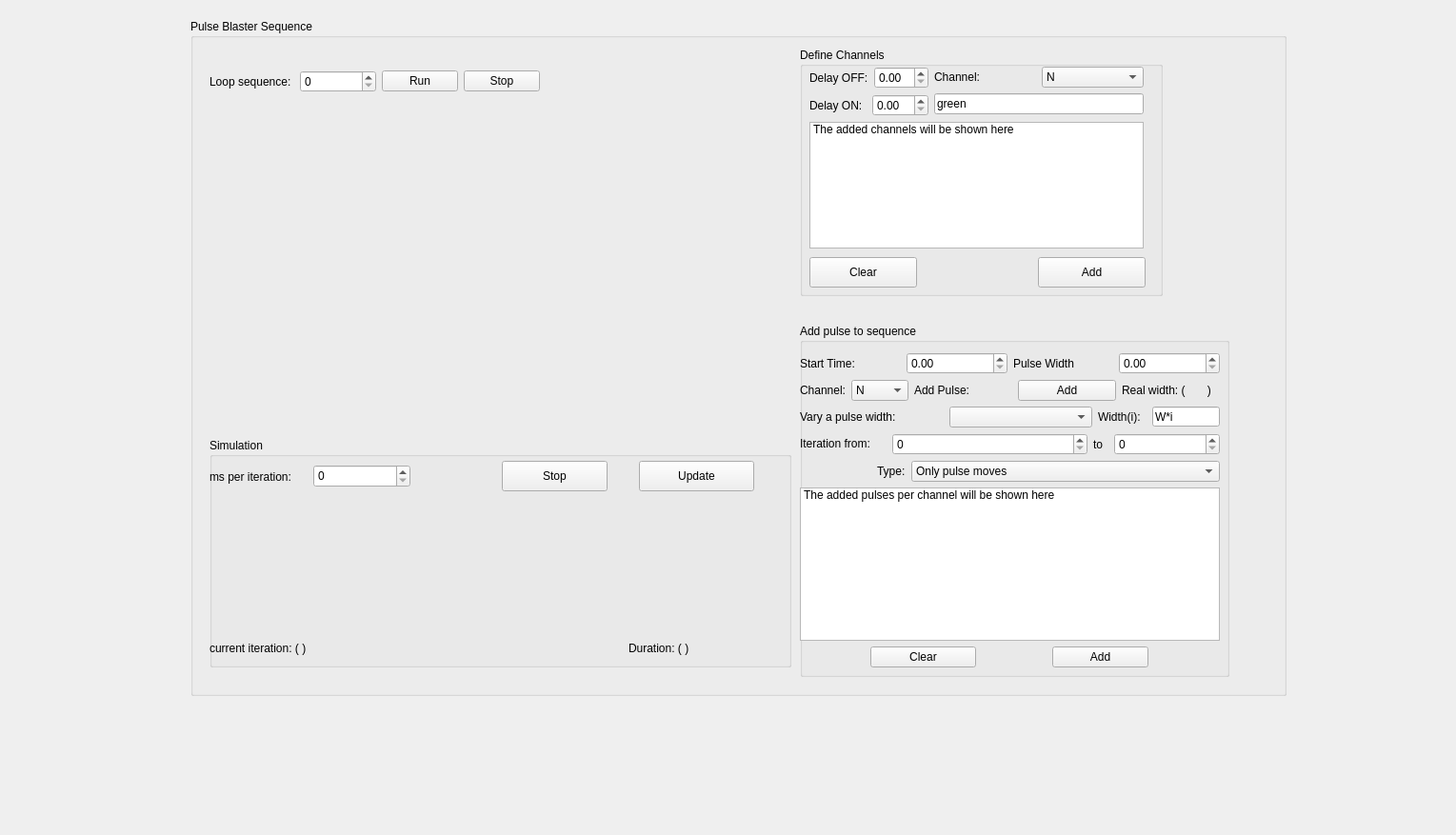
<?xml version="1.0" encoding="UTF-8"?>
<ui version="4.0">
 <class>Form</class>
 <widget class="QWidget" name="Form">
  <property name="geometry">
   <rect>
    <x>0</x>
    <y>0</y>
    <width>1529</width>
    <height>877</height>
   </rect>
  </property>
  <property name="windowTitle">
   <string>Form</string>
  </property>
  <widget class="QGroupBox" name="Sequence_Creation">
   <property name="geometry">
    <rect>
     <x>200</x>
     <y>20</y>
     <width>1151</width>
     <height>711</height>
    </rect>
   </property>
   <property name="title">
    <string>Pulse Blaster Sequence</string>
   </property>
   <widget class="PlotWidget" name="Sequence_Diagram" native="true">
    <property name="geometry">
     <rect>
      <x>20</x>
      <y>150</y>
      <width>591</width>
      <height>191</height>
     </rect>
    </property>
   </widget>
   <widget class="QGroupBox" name="Define_Pulse">
    <property name="geometry">
     <rect>
      <x>640</x>
      <y>320</y>
      <width>451</width>
      <height>371</height>
     </rect>
    </property>
    <property name="title">
     <string>Add pulse to sequence</string>
    </property>
    <widget class="QWidget" name="verticalLayoutWidget">
     <property name="geometry">
      <rect>
       <x>0</x>
       <y>30</y>
       <width>441</width>
       <height>331</height>
      </rect>
     </property>
     <layout class="QVBoxLayout" name="verticalLayout">
      <item>
       <layout class="QHBoxLayout" name="horizontalLayout">
        <item>
         <widget class="QLabel" name="label">
          <property name="text">
           <string>Start Time:</string>
          </property>
         </widget>
        </item>
        <item>
         <widget class="QDoubleSpinBox" name="StartTime"/>
        </item>
        <item>
         <widget class="QLabel" name="label_2">
          <property name="text">
           <string>Pulse Width</string>
          </property>
         </widget>
        </item>
        <item>
         <widget class="QDoubleSpinBox" name="Puls_Width"/>
        </item>
       </layout>
      </item>
      <item>
       <layout class="QHBoxLayout" name="horizontalLayout_2">
        <item>
         <layout class="QHBoxLayout" name="horizontalLayout_3">
          <item>
           <widget class="QLabel" name="label_3">
            <property name="text">
             <string>Channel:</string>
            </property>
           </widget>
          </item>
          <item>
           <widget class="QComboBox" name="Channel_Pulse">
            <item>
             <property name="text">
              <string>N</string>
             </property>
            </item>
            <item>
             <property name="text">
              <string>PB0</string>
             </property>
            </item>
            <item>
             <property name="text">
              <string>PB1</string>
             </property>
            </item>
            <item>
             <property name="text">
              <string>PB2</string>
             </property>
            </item>
            <item>
             <property name="text">
              <string>PB3</string>
             </property>
            </item>
            <item>
             <property name="text">
              <string>PB4</string>
             </property>
            </item>
            <item>
             <property name="text">
              <string>PB5</string>
             </property>
            </item>
            <item>
             <property name="text">
              <string>PB6</string>
             </property>
            </item>
            <item>
             <property name="text">
              <string>PB7</string>
             </property>
            </item>
            <item>
             <property name="text">
              <string>PB8</string>
             </property>
            </item>
            <item>
             <property name="text">
              <string>PB9</string>
             </property>
            </item>
            <item>
             <property name="text">
              <string>PB10</string>
             </property>
            </item>
            <item>
             <property name="text">
              <string>PB11</string>
             </property>
            </item>
            <item>
             <property name="text">
              <string>PB12</string>
             </property>
            </item>
            <item>
             <property name="text">
              <string>PB13</string>
             </property>
            </item>
            <item>
             <property name="text">
              <string>PB14</string>
             </property>
            </item>
            <item>
             <property name="text">
              <string>PB15</string>
             </property>
            </item>
            <item>
             <property name="text">
              <string>PB16</string>
             </property>
            </item>
            <item>
             <property name="text">
              <string>PB17</string>
             </property>
            </item>
            <item>
             <property name="text">
              <string>PB18</string>
             </property>
            </item>
            <item>
             <property name="text">
              <string>PB19</string>
             </property>
            </item>
            <item>
             <property name="text">
              <string>PB20</string>
             </property>
            </item>
           </widget>
          </item>
         </layout>
        </item>
        <item>
         <widget class="QLabel" name="label_9">
          <property name="text">
           <string>Add Pulse:</string>
          </property>
         </widget>
        </item>
        <item>
         <widget class="QPushButton" name="Add_Pulse">
          <property name="text">
           <string>Add</string>
          </property>
         </widget>
        </item>
        <item>
         <widget class="QLabel" name="real_width">
          <property name="text">
           <string>Real width: (       )</string>
          </property>
         </widget>
        </item>
       </layout>
      </item>
      <item>
       <layout class="QHBoxLayout" name="horizontalLayout_11">
        <item>
         <widget class="QLabel" name="label_10">
          <property name="text">
           <string>Vary a pulse width:</string>
          </property>
         </widget>
        </item>
        <item>
         <widget class="QComboBox" name="Pulses_box"/>
        </item>
        <item>
         <widget class="QLabel" name="label_7">
          <property name="maximumSize">
           <size>
            <width>51</width>
            <height>24</height>
           </size>
          </property>
          <property name="text">
           <string>Width(i):</string>
          </property>
         </widget>
        </item>
        <item>
         <widget class="QLineEdit" name="Function">
          <property name="maximumSize">
           <size>
            <width>71</width>
            <height>21</height>
           </size>
          </property>
          <property name="text">
           <string>W*i </string>
          </property>
         </widget>
        </item>
       </layout>
      </item>
      <item>
       <layout class="QHBoxLayout" name="horizontalLayout_9">
        <item>
         <widget class="QLabel" name="label_11">
          <property name="maximumSize">
           <size>
            <width>91</width>
            <height>16</height>
           </size>
          </property>
          <property name="text">
           <string>Iteration from:</string>
          </property>
         </widget>
        </item>
        <item>
         <widget class="QSpinBox" name="Iterations_start"/>
        </item>
        <item>
         <widget class="QLabel" name="label_12">
          <property name="maximumSize">
           <size>
            <width>16</width>
            <height>24</height>
           </size>
          </property>
          <property name="text">
           <string>to</string>
          </property>
         </widget>
        </item>
        <item>
         <widget class="QSpinBox" name="Iterations_end">
          <property name="maximumSize">
           <size>
            <width>111</width>
            <height>24</height>
           </size>
          </property>
         </widget>
        </item>
       </layout>
      </item>
      <item>
       <layout class="QHBoxLayout" name="horizontalLayout_12">
        <item>
         <spacer name="horizontalSpacer">
          <property name="orientation">
           <enum>Qt::Horizontal</enum>
          </property>
          <property name="sizeHint" stdset="0">
           <size>
            <width>40</width>
            <height>20</height>
           </size>
          </property>
         </spacer>
        </item>
        <item>
         <widget class="QLabel" name="label_13">
          <property name="text">
           <string>Type:</string>
          </property>
         </widget>
        </item>
        <item>
         <widget class="QComboBox" name="Type_Change">
          <item>
           <property name="text">
            <string>Only pulse moves </string>
           </property>
          </item>
          <item>
           <property name="text">
            <string>Whatever comes afer the pulse moves to the right</string>
           </property>
          </item>
          <item>
           <property name="text">
            <string>The whole sequence after the pulse moves to the right</string>
           </property>
          </item>
         </widget>
        </item>
       </layout>
      </item>
      <item>
       <widget class="QListWidget" name="Iteration_list">
        <item>
         <property name="text">
          <string>The added pulses per channel will be shown here</string>
         </property>
        </item>
       </widget>
      </item>
      <item>
       <layout class="QHBoxLayout" name="horizontalLayout_17">
        <item>
         <widget class="QPushButton" name="Clear_Changes">
          <property name="maximumSize">
           <size>
            <width>111</width>
            <height>32</height>
           </size>
          </property>
          <property name="text">
           <string>Clear</string>
          </property>
         </widget>
        </item>
        <item>
         <widget class="QPushButton" name="Add_Change">
          <property name="maximumSize">
           <size>
            <width>101</width>
            <height>32</height>
           </size>
          </property>
          <property name="text">
           <string>Add</string>
          </property>
         </widget>
        </item>
       </layout>
      </item>
      <item>
       <layout class="QHBoxLayout" name="horizontalLayout_10"/>
      </item>
     </layout>
    </widget>
   </widget>
   <widget class="QGroupBox" name="Define_Channels">
    <property name="geometry">
     <rect>
      <x>640</x>
      <y>30</y>
      <width>381</width>
      <height>261</height>
     </rect>
    </property>
    <property name="title">
     <string>Define Channels</string>
    </property>
    <widget class="QWidget" name="verticalLayoutWidget_2">
     <property name="geometry">
      <rect>
       <x>10</x>
       <y>20</y>
       <width>351</width>
       <height>191</height>
      </rect>
     </property>
     <layout class="QVBoxLayout" name="verticalLayout_2">
      <item>
       <layout class="QHBoxLayout" name="horizontalLayout_4">
        <item>
         <layout class="QVBoxLayout" name="verticalLayout_3">
          <item>
           <layout class="QHBoxLayout" name="horizontalLayout_8">
            <item>
             <widget class="QLabel" name="label_8">
              <property name="text">
               <string>Delay OFF:</string>
              </property>
             </widget>
            </item>
            <item>
             <widget class="QDoubleSpinBox" name="Delay_OFF"/>
            </item>
           </layout>
          </item>
          <item>
           <layout class="QHBoxLayout" name="horizontalLayout_6">
            <item>
             <widget class="QLabel" name="label_4">
              <property name="text">
               <string>Delay ON:</string>
              </property>
             </widget>
            </item>
            <item>
             <widget class="QDoubleSpinBox" name="Delay_ON"/>
            </item>
           </layout>
          </item>
         </layout>
        </item>
        <item>
         <layout class="QVBoxLayout" name="verticalLayout_5">
          <item>
           <layout class="QHBoxLayout" name="horizontalLayout_7">
            <item>
             <widget class="QLabel" name="label_5">
              <property name="text">
               <string>Channel:</string>
              </property>
             </widget>
            </item>
            <item>
             <widget class="QComboBox" name="Channel_Identifier">
              <item>
               <property name="text">
                <string>N</string>
               </property>
              </item>
              <item>
               <property name="text">
                <string>PB0</string>
               </property>
              </item>
              <item>
               <property name="text">
                <string>PB1</string>
               </property>
              </item>
              <item>
               <property name="text">
                <string>PB2</string>
               </property>
              </item>
              <item>
               <property name="text">
                <string>PB3</string>
               </property>
              </item>
              <item>
               <property name="text">
                <string>PB4</string>
               </property>
              </item>
              <item>
               <property name="text">
                <string>PB5</string>
               </property>
              </item>
              <item>
               <property name="text">
                <string>PB6</string>
               </property>
              </item>
              <item>
               <property name="text">
                <string>PB7</string>
               </property>
              </item>
              <item>
               <property name="text">
                <string>PB8</string>
               </property>
              </item>
              <item>
               <property name="text">
                <string>PB9</string>
               </property>
              </item>
              <item>
               <property name="text">
                <string>PB10</string>
               </property>
              </item>
              <item>
               <property name="text">
                <string>PB11</string>
               </property>
              </item>
              <item>
               <property name="text">
                <string>PB12</string>
               </property>
              </item>
              <item>
               <property name="text">
                <string>PB13</string>
               </property>
              </item>
              <item>
               <property name="text">
                <string>PB14</string>
               </property>
              </item>
              <item>
               <property name="text">
                <string>PB15</string>
               </property>
              </item>
              <item>
               <property name="text">
                <string>PB16</string>
               </property>
              </item>
              <item>
               <property name="text">
                <string>PB17</string>
               </property>
              </item>
              <item>
               <property name="text">
                <string>PB18</string>
               </property>
              </item>
              <item>
               <property name="text">
                <string>PB19</string>
               </property>
              </item>
              <item>
               <property name="text">
                <string>PB20</string>
               </property>
              </item>
             </widget>
            </item>
           </layout>
          </item>
          <item>
           <layout class="QVBoxLayout" name="verticalLayout_4">
            <item>
             <widget class="QLineEdit" name="Type_Channel">
              <property name="text">
               <string>green</string>
              </property>
             </widget>
            </item>
           </layout>
          </item>
         </layout>
        </item>
       </layout>
      </item>
      <item>
       <widget class="QListWidget" name="Channel_List">
        <item>
         <property name="text">
          <string>The added channels will be shown here</string>
         </property>
        </item>
       </widget>
      </item>
     </layout>
    </widget>
    <widget class="QPushButton" name="Add_Channel">
     <property name="geometry">
      <rect>
       <x>250</x>
       <y>220</y>
       <width>113</width>
       <height>32</height>
      </rect>
     </property>
     <property name="text">
      <string>Add</string>
     </property>
    </widget>
    <widget class="QPushButton" name="Clear_Channels">
     <property name="geometry">
      <rect>
       <x>10</x>
       <y>220</y>
       <width>113</width>
       <height>32</height>
      </rect>
     </property>
     <property name="text">
      <string>Clear</string>
     </property>
    </widget>
   </widget>
   <widget class="QWidget" name="horizontalLayoutWidget">
    <property name="geometry">
     <rect>
      <x>20</x>
      <y>40</y>
      <width>347</width>
      <height>51</height>
     </rect>
    </property>
    <layout class="QHBoxLayout" name="horizontalLayout_5">
     <item>
      <widget class="QLabel" name="label_6">
       <property name="text">
        <string>Loop sequence: </string>
       </property>
      </widget>
     </item>
     <item>
      <widget class="QSpinBox" name="Loop_Sequence"/>
     </item>
     <item>
      <widget class="QPushButton" name="Run_Sequence">
       <property name="text">
        <string>Run</string>
       </property>
      </widget>
     </item>
     <item>
      <widget class="QPushButton" name="Stop_Sequence">
       <property name="text">
        <string>Stop</string>
       </property>
      </widget>
     </item>
    </layout>
   </widget>
   <widget class="QGroupBox" name="groupBox">
    <property name="geometry">
     <rect>
      <x>20</x>
      <y>440</y>
      <width>611</width>
      <height>241</height>
     </rect>
    </property>
    <property name="title">
     <string>Simulation</string>
    </property>
    <widget class="PlotWidget" name="Simulation" native="true">
     <property name="geometry">
      <rect>
       <x>0</x>
       <y>50</y>
       <width>601</width>
       <height>161</height>
      </rect>
     </property>
    </widget>
    <widget class="QWidget" name="horizontalLayoutWidget_2">
     <property name="geometry">
      <rect>
       <x>0</x>
       <y>20</y>
       <width>211</width>
       <height>41</height>
      </rect>
     </property>
     <layout class="QHBoxLayout" name="horizontalLayout_13">
      <item>
       <widget class="QLabel" name="label_14">
        <property name="text">
         <string>ms per iteration:</string>
        </property>
       </widget>
      </item>
      <item>
       <widget class="QSpinBox" name="ms">
        <property name="maximumSize">
         <size>
          <width>111</width>
          <height>24</height>
         </size>
        </property>
       </widget>
      </item>
     </layout>
    </widget>
    <widget class="QWidget" name="horizontalLayoutWidget_3">
     <property name="geometry">
      <rect>
       <x>280</x>
       <y>20</y>
       <width>321</width>
       <height>41</height>
      </rect>
     </property>
     <layout class="QHBoxLayout" name="horizontalLayout_14">
      <item>
       <widget class="QPushButton" name="Stop_Simulation">
        <property name="maximumSize">
         <size>
          <width>111</width>
          <height>32</height>
         </size>
        </property>
        <property name="text">
         <string>Stop</string>
        </property>
       </widget>
      </item>
      <item>
       <widget class="QPushButton" name="Update">
        <property name="maximumSize">
         <size>
          <width>121</width>
          <height>32</height>
         </size>
        </property>
        <property name="text">
         <string>Update</string>
        </property>
       </widget>
      </item>
     </layout>
    </widget>
    <widget class="QWidget" name="horizontalLayoutWidget_4">
     <property name="geometry">
      <rect>
       <x>0</x>
       <y>210</y>
       <width>160</width>
       <height>21</height>
      </rect>
     </property>
     <layout class="QHBoxLayout" name="horizontalLayout_15">
      <item>
       <widget class="QLabel" name="current_iteration">
        <property name="text">
         <string>current iteration: ( )</string>
        </property>
       </widget>
      </item>
     </layout>
    </widget>
    <widget class="QWidget" name="horizontalLayoutWidget_5">
     <property name="geometry">
      <rect>
       <x>440</x>
       <y>210</y>
       <width>160</width>
       <height>21</height>
      </rect>
     </property>
     <layout class="QHBoxLayout" name="horizontalLayout_16">
      <item>
       <widget class="QLabel" name="Duration_Loop">
        <property name="text">
         <string>Duration: ( )</string>
        </property>
       </widget>
      </item>
     </layout>
    </widget>
   </widget>
  </widget>
 </widget>
 <customwidgets>
  <customwidget>
   <class>PlotWidget</class>
   <extends>QWidget</extends>
   <header>pyqtgraph</header>
   <container>1</container>
  </customwidget>
 </customwidgets>
 <resources/>
 <connections/>
</ui>
